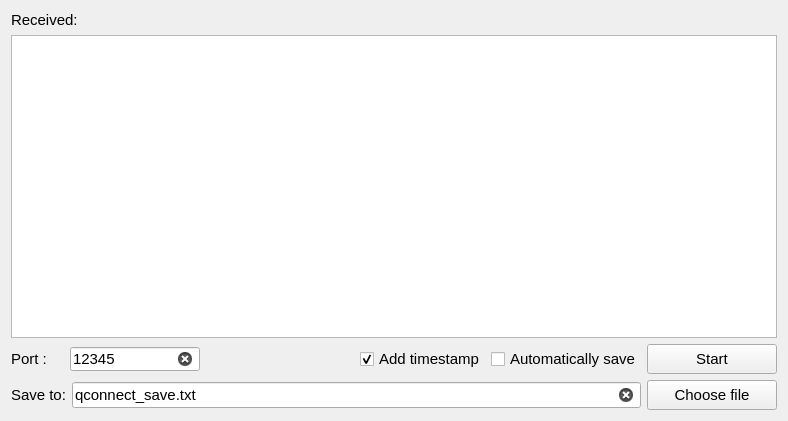
<?xml version="1.0" encoding="UTF-8"?>
<ui version="4.0">
 <class>TCPServer</class>
 <widget class="QWidget" name="TCPServer">
  <property name="geometry">
   <rect>
    <x>0</x>
    <y>0</y>
    <width>788</width>
    <height>421</height>
   </rect>
  </property>
  <property name="font">
   <font>
    <pointsize>11</pointsize>
   </font>
  </property>
  <property name="windowTitle">
   <string>Form</string>
  </property>
  <layout class="QVBoxLayout" name="verticalLayout">
   <item>
    <widget class="QLabel" name="label_2">
     <property name="text">
      <string>Received:</string>
     </property>
    </widget>
   </item>
   <item>
    <widget class="QPlainTextEdit" name="plainTextEdit">
     <property name="readOnly">
      <bool>true</bool>
     </property>
    </widget>
   </item>
   <item>
    <layout class="QHBoxLayout" name="horizontalLayout">
     <item>
      <widget class="QLabel" name="label">
       <property name="text">
        <string>Port :    </string>
       </property>
      </widget>
     </item>
     <item>
      <widget class="QLineEdit" name="lineEditPort">
       <property name="minimumSize">
        <size>
         <width>130</width>
         <height>24</height>
        </size>
       </property>
       <property name="maximumSize">
        <size>
         <width>130</width>
         <height>24</height>
        </size>
       </property>
       <property name="text">
        <string>12345</string>
       </property>
       <property name="clearButtonEnabled">
        <bool>true</bool>
       </property>
      </widget>
     </item>
     <item>
      <spacer name="horizontalSpacer">
       <property name="orientation">
        <enum>Qt::Horizontal</enum>
       </property>
       <property name="sizeHint" stdset="0">
        <size>
         <width>40</width>
         <height>20</height>
        </size>
       </property>
      </spacer>
     </item>
     <item>
      <widget class="QCheckBox" name="checkBoxTime">
       <property name="text">
        <string>Add timestamp</string>
       </property>
       <property name="checked">
        <bool>true</bool>
       </property>
      </widget>
     </item>
     <item>
      <widget class="QCheckBox" name="checkBoxSave">
       <property name="text">
        <string>Automatically save</string>
       </property>
       <property name="checked">
        <bool>false</bool>
       </property>
      </widget>
     </item>
     <item>
      <widget class="QPushButton" name="buttonStart">
       <property name="minimumSize">
        <size>
         <width>130</width>
         <height>30</height>
        </size>
       </property>
       <property name="maximumSize">
        <size>
         <width>130</width>
         <height>30</height>
        </size>
       </property>
       <property name="text">
        <string>Start</string>
       </property>
      </widget>
     </item>
    </layout>
   </item>
   <item>
    <layout class="QHBoxLayout" name="horizontalLayout_2">
     <item>
      <widget class="QLabel" name="label_3">
       <property name="text">
        <string>Save to:</string>
       </property>
      </widget>
     </item>
     <item>
      <widget class="QLineEdit" name="lineEditSave">
       <property name="text">
        <string>qconnect_save.txt</string>
       </property>
       <property name="clearButtonEnabled">
        <bool>true</bool>
       </property>
      </widget>
     </item>
     <item>
      <widget class="QPushButton" name="buttonChooseFile">
       <property name="minimumSize">
        <size>
         <width>130</width>
         <height>30</height>
        </size>
       </property>
       <property name="maximumSize">
        <size>
         <width>130</width>
         <height>30</height>
        </size>
       </property>
       <property name="text">
        <string>Choose file</string>
       </property>
      </widget>
     </item>
    </layout>
   </item>
  </layout>
 </widget>
 <resources/>
 <connections/>
</ui>
